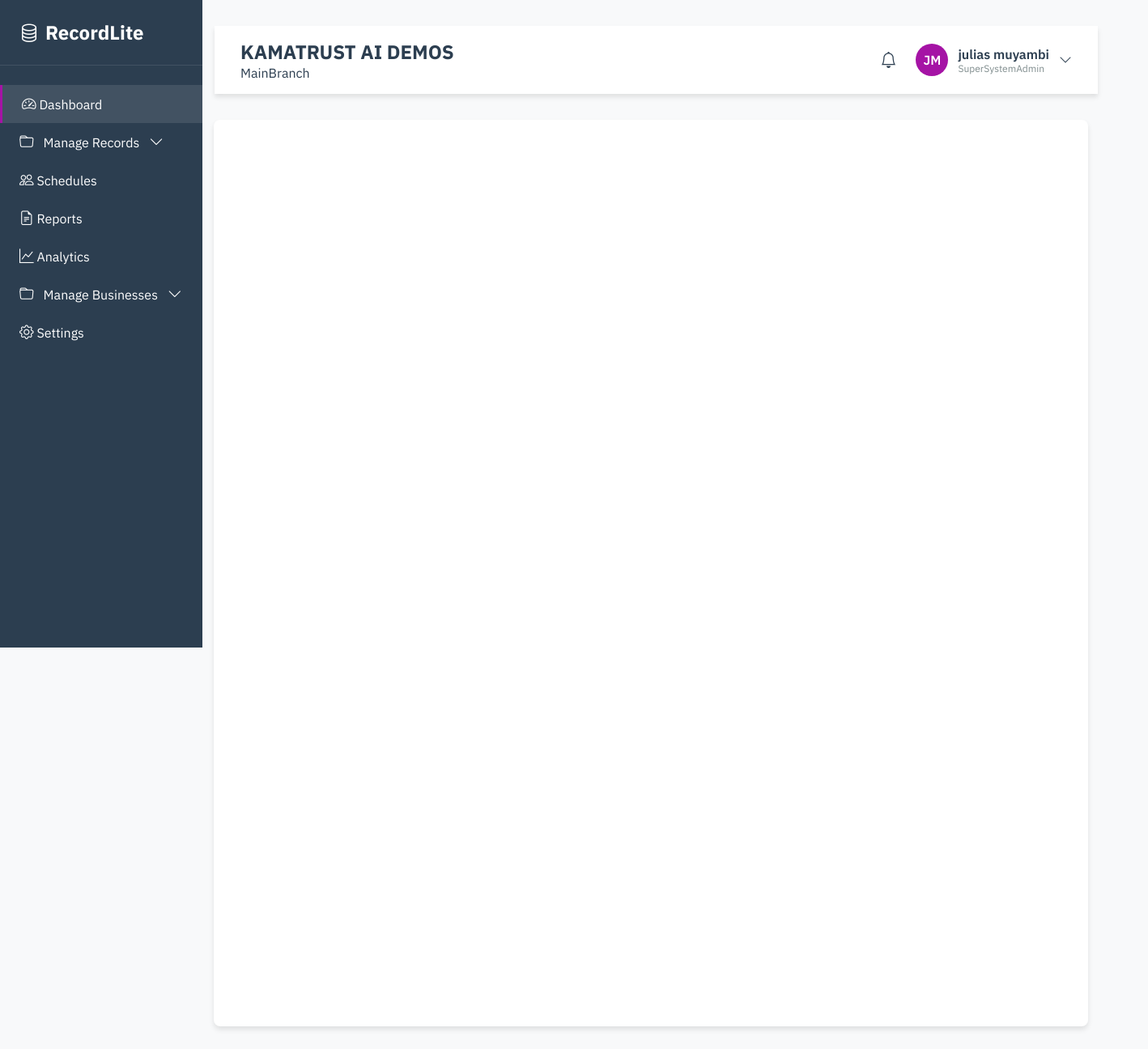
The page /analytics/ (signed in) on the database its author committed.
### myapp/models.py (models this page shows, shortened)
class Superadmin(AbstractUser):
    company = models.CharField(max_length=255, blank=True)
    role = models.CharField(max_length=50, default='SuperAdmin')
    branch = models.CharField(max_length=50, default='MainBranch')
    phone_number = models.CharField(max_length=20, blank=True, validators=[phone_regex])

### myapp/views.py (the view)
# urls.py: path("analytics/", views.analytics_view, name="analytics"),
@login_required
def analytics_view(request):
    return render(request, "myapp/analytics.html")

### myapp/templates/myapp/analytics.html
{% load static%}
{% include 'myapp/partials/header.html' %}
{% include 'myapp/partials/sidebar.html' %}
{% include 'myapp/partials/navbar.html' %}
<link rel="stylesheet" href="{% static 'css/style.css'%}">
<div class="main-content">
<div class="widget">
</div>
</div>
  </main>
{% include 'myapp/partials/footer.html'%}

### myapp/templates/myapp/partials/navbar.html (shortened to what this page needs)
<main class="main-content">
  <header class="header">
    <div class="main-headtext">
      <h2>{{ request.user.company }}</h2>
      <span>{{ request.user.branch }}</span>
    </div>
    <div class="header-actions">
      <i class="bi bi-bell" style="font-size: 1.25rem; cursor: pointer"></i>
      <div class="user-profile" id="userProfile">
        <div class="user-avatar">{{request.user.first_name|slice:":1"|upper}}{{request.user.last_name|slice:":1"|upper}}
        </div>
        <div class="user-info">
          <span class="user-name">{{ request.user.first_name|lower }} {{ request.user.last_name|lower }}</span>
          <span class="user-role">{{request.user.role}}</span>
        </div>
        <i class="bi bi-chevron-down"></i>
      </div>
    </div>
  </header>

### myapp/static/css/style.css (style rules this page uses)
:root { --primary-color: #2c3e50; --secondary-color: rgb(165, 19, 165); --accent-color: #e74c3c; --success-color: #27ae60; --warning-color: #f39c12; --text-dark: #2c3e50; --text-light: #7f8c8d; --bg-light: #f8f9fa; --bg-white: #ffffff; --border-color: #e0e0e0; --shadow: 0 4px 6px rgba(0, 0, 0, 0.1); --shadow-lg: 0 10px 25px rgba(0, 0, 0, 0.15); --border-radius: 8px; --transition: all 0.3s ease; }
* { margin: 0; padding: 0; box-sizing: border-box; }
body { font-family: "IBM Plex Sans", sans-serif; background-color: var(--bg-light); color: var(--text-dark); display: flex; min-height: 100vh; }
.main-content { flex: 1; margin-left: 100px; transition: var(--transition); }
.header { background: var(--bg-white); box-shadow: var(--shadow); padding: 1rem 2rem; position: sticky; top: 0; z-index: 900; display: flex; margin-left: 133px; width: 87%; justify-content: space-between; align-items: center; }
.header-actions { display: flex; align-items: center; gap: 1.5rem; }
.main-headtext { position: relative; }
.user-profile { display: flex; align-items: center; gap: 0.75rem; cursor: pointer; position: relative; }
.user-avatar { width: 40px; height: 40px; border-radius: 50%; background: var(--secondary-color); color: white; display: flex; align-items: center; justify-content: center; font-weight: 600; }
.user-info { display: flex; flex-direction: column; }
.user-name { font-weight: 600; }
.user-role { font-size: 0.75rem; color: var(--text-light); }
.main-content { padding: 2rem; }
.widget { flex: 1; background: var(--bg-white); border-radius: var(--border-radius); box-shadow: var(--shadow); padding: 1rem; max-height: 100%; height: 70em; width: 67.5em; }

### rows shown on the page
Superadmin: user.company "KAMATRUST AI DEMOS", user.branch "MainBranch", user.first_name "J", user.last_name "M", user.first_name "julias", user.last_name "muyambi", user.role "SuperSystemAdmin"
